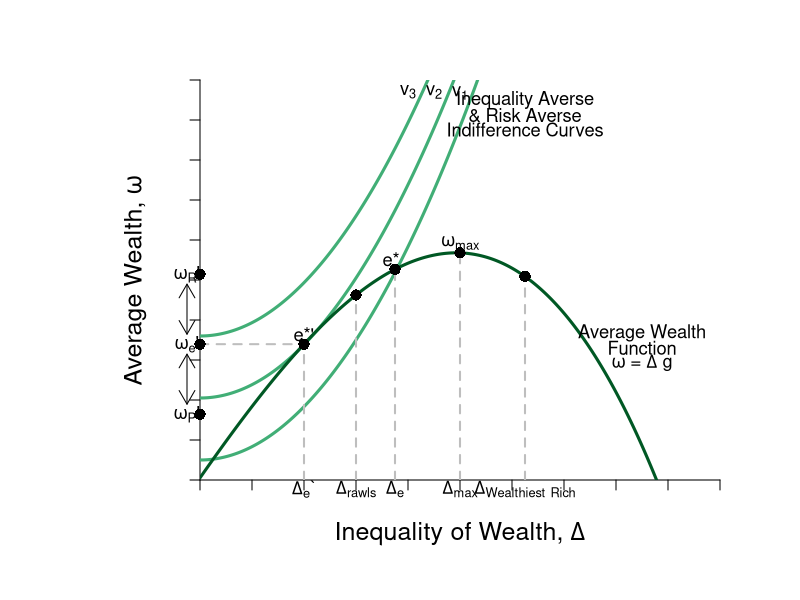

Here is the R script that generated this plot:
#Graph Designer: Simon Halliday
#Authors: Bowles, Foley and Halliday
#Title: Coordination, Conflict and Competition: A Text in Microeconomics

library(shape)
require(shape)
pdf(file = "/Users/rileyboeth/Library/Mobile Documents/com~apple~CloudDocs/bfh textbook - backup/coordination_failures/figure4_7a.pdf", width = 10, height = 8)


#Set parameters for graphics
axislabelsize <- 1.5
labelsize <- 1.1
graphlinewidth <- 3
segmentlinewidth <- 2

COL <- c("#7fc97f", "#beaed4", "#fdc086", "#ffff99", "#386cb0", "#f0027f", "#bf5b17", "#666666")
COLA <- c("#e0f3db", "#99d8c9","#66c2a4","#41ae76", "#238b45", "#005824")
COLB <- c("#4eb3d3", "#2b8cbe", "#0868ac","#084081")

#Edited the margins to cater for the larger LHS labels
par(mar =  c(6, 10, 4, 4))

#Indifference curves of a risk-averse homo economicus (2nd graph out of the two for 4.7)

indiffA <- function(x, ua=2) {
  ua + (1/12)*(x)^2
}

#Average wealth function 

avgwealth <- function(x,y){
    (1.08)*((-1/35)*(((-((.9)*x-36))^2))+36.8+((-1/10)*(x-4)+(-1/1000)*((x-3)^3)))
}

#Add limits on axes and levels of utility for each indifference curve
ylims <- c(0, 40)
xlims <- c(0, 40)

npts <- 501 
x <- seq(xlims[1], xlims[2], length.out = npts)
y <- seq(ylims[1], ylims[2], length.out = npts) 

plot(0, 0, xlim = xlims, ylim = ylims, type = "n",
     xlab = expression(paste("")),
     ylab = expression(paste("")), 
     xaxt = "n", 
     yaxt = "n", 
     cex.lab = axislabelsize, 
     bty = "n", 
     xaxs="i", 
     yaxs="i"
)

#x and y limits with plain axes without ticks/numbers to match previous graph

ticksx <- seq(from = 0, to = xlims[2]+1, by = 4)
xlabels <- seq(from = 0, to = xlims[2], by = 1)
ticksy <- seq(from = 0, to = ylims[2]+1, by = 4)
ylabels <- seq(from = 0, to = ylims[2], by = 1)

axis(1,at = ticksx,  pos = 0, labels = FALSE)
axis(2,at = ticksy,  pos = 0, labels = FALSE, las = 1)

npts <- 500 
xx1 <- seq(xlims[1], xlims[2], length.out = npts)
xx2 <- seq(0, xlims[2], length.out = npts)
xx3 <- seq(xlims[1], 0, length.out = npts)
xx4 <- seq(-11, 0, length.out = npts)


lines(xx1, indiffA(xx1, ua = 2), col = COLA[4], lwd = graphlinewidth)
lines(xx1, indiffA(xx1, ua = 8.2), col = COLA[4], lwd = graphlinewidth)
lines(xx1, indiffA(xx1, ua = 14.4), col = COLA[4], lwd = graphlinewidth)
lines(xx1, avgwealth(xx1), col = COLA[6], lwd = graphlinewidth)


#Axis labels and draw linear utility function
mtext(expression(paste("Inequality of Wealth, ", Delta)), side = 1, line = 2.5, cex = axislabelsize)
text(-5, 0.5*ylims[2], expression(paste("Average Wealth, ",omega)), xpd = TRUE, cex = axislabelsize, srt = 90) 

#Label various points on line

text(8, avgwealth(8)+1, expression(paste("e*'")), cex = labelsize)
segments(8, 0, 8, avgwealth(8), lty = 2, col = "gray", lwd = segmentlinewidth)
segments(0, avgwealth(8), 8, avgwealth(8), lty = 2, col = "gray", lwd = segmentlinewidth)
points(8, avgwealth(8), pch = 16, col = "black", cex = 1.5)

segments(25, 0, 25, avgwealth(25), lty = 2, col = "gray", lwd = segmentlinewidth)
points(25, avgwealth(25), pch = 16, col = "black", cex = 1.5)

text(20, avgwealth(20)+1, expression(paste(omega, ""[max])), cex = labelsize)
segments(20, 0, 20, avgwealth(20), lty = 2, col = "gray", lwd = segmentlinewidth)
points(20, avgwealth(20), pch = 16, col = "black", cex = 1.5)

text(14.7, avgwealth(15)+1, expression(paste("e*")), cex = labelsize)
segments(15, 0, 15, avgwealth(15), lty = 2, col = "gray", lwd = segmentlinewidth)
points(15, avgwealth(15), pch = 16, col = "black", cex = 1.5)

segments(12, 0, 12, avgwealth(12), lty = 2, col = "gray", lwd = segmentlinewidth)
points(12, avgwealth(12), pch = 16, col = "black", cex = 1.5)

#Label relevant points on axes

text(12, -.9, expression(paste(Delta, ""[rawls])), xpd = TRUE, cex = labelsize)
text(15, -.9, expression(paste(Delta, ""[e])),  xpd = TRUE,  cex = labelsize)
text(20, -.9, expression(paste(Delta,""[max])),  xpd = TRUE,  cex = labelsize)
text(25, -.9, expression(paste(Delta, ""[Wealthiest], " "[Rich])),  xpd = TRUE,  cex = labelsize)
text(8, -.9, expression(paste(Delta, ""[e],"`")),  xpd = TRUE,  cex = labelsize)


text(-1, avgwealth(8)+7, expression(paste(omega, ""[R],"'")), xpd = TRUE, cex = labelsize)
text(-1, avgwealth(8), expression(paste(omega, ""[e],"'")),  xpd = TRUE, cex = labelsize)
text(-1, avgwealth(8)-7, expression(paste(omega, ""[P],"'")),  xpd = TRUE, cex = labelsize)

#Add arrow beside y axis and points on axis

Arrows(-1, avgwealth(8)+6, -1, avgwealth(8)+1, col = "black", code =3, arr.type = "simple",xpd = TRUE)
Arrows(-1, avgwealth(8)-6, -1, avgwealth(8)-1, col = "black", code = 3, arr.type = "simple",xpd = TRUE)

points(0, avgwealth(8)+7, pch = 16, col = "black", cex = 1.5, xpd = TRUE)
points(0, avgwealth(8), pch = 16, col = "black", cex = 1.5,xpd = TRUE)
points(0, avgwealth(8)-7, pch = 16, col = "black", cex = 1.5,xpd = TRUE)

#label the three indifference curves

text(20, indiffA(20)+3.355, expression(paste("v"[1])), xpd = TRUE, cex = labelsize)
text(18, indiffA(18)+9.8, expression(paste("v"[2])),  xpd = TRUE, cex = labelsize)
text(16, indiffA(16)+15.5, expression(paste("v"[3])),  xpd = TRUE, cex = labelsize)

#Label average wealth curve and indifference curves generally

text(34, avgwealth(30)+1.5, expression(paste("Average Wealth")), xpd = TRUE, cex = labelsize)
text(34, avgwealth(30), expression(paste("Function")), xpd = TRUE, cex = labelsize)
text(34, avgwealth(30)-1.5, expression(paste(omega, " = ",Delta," g")), xpd = TRUE, cex = labelsize)

text(25, 38, expression(paste("Inequality Averse")), xpd = TRUE, cex = labelsize)
text(25, 36.5, expression(paste("& Risk Averse")), xpd = TRUE, cex = labelsize)
text(25, 35, expression(paste("Indifference Curves")), xpd = TRUE, cex = labelsize)


dev.off()
